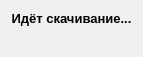
<?xml version="1.0" encoding="UTF-8"?>
<ui version="4.0">
 <class>DownloadForm</class>
 <widget class="QDialog" name="DownloadForm">
  <property name="geometry">
   <rect>
    <x>0</x>
    <y>0</y>
    <width>143</width>
    <height>53</height>
   </rect>
  </property>
  <property name="windowTitle">
   <string/>
  </property>
  <property name="sizeGripEnabled">
   <bool>false</bool>
  </property>
  <layout class="QVBoxLayout" name="verticalLayout">
   <item>
    <widget class="QLabel" name="label_2">
     <property name="font">
      <font>
       <pointsize>10</pointsize>
       <weight>75</weight>
       <bold>true</bold>
      </font>
     </property>
     <property name="text">
      <string>Идёт скачивание...</string>
     </property>
     <property name="alignment">
      <set>Qt::AlignCenter</set>
     </property>
    </widget>
   </item>
   <item>
    <widget class="QLabel" name="label">
     <property name="text">
      <string/>
     </property>
    </widget>
   </item>
  </layout>
 </widget>
 <resources/>
 <connections/>
</ui>
